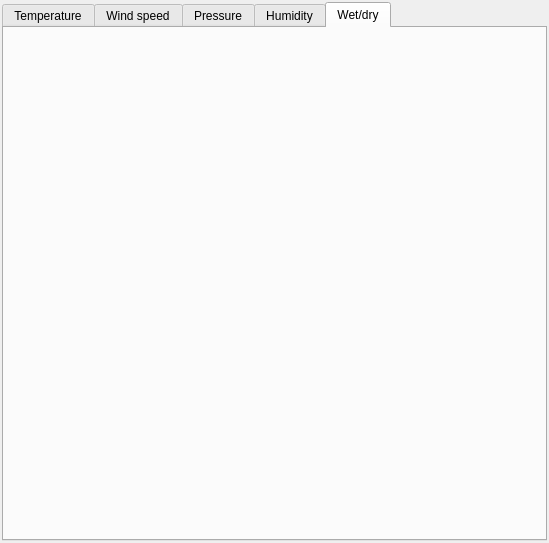
<?xml version="1.0" encoding="UTF-8"?>
<ui version="4.0">
 <class>WeatherChartsWidgetClass</class>
 <widget class="QWidget" name="WeatherChartsWidgetClass">
  <property name="geometry">
   <rect>
    <x>0</x>
    <y>0</y>
    <width>549</width>
    <height>543</height>
   </rect>
  </property>
  <property name="windowTitle">
   <string>WeatherChartsWidget</string>
  </property>
  <layout class="QVBoxLayout" name="verticalLayout">
   <property name="margin">
    <number>2</number>
   </property>
   <item>
    <widget class="QTabWidget" name="tabWidget">
     <property name="currentIndex">
      <number>4</number>
     </property>
     <widget class="QWidget" name="tab">
      <attribute name="title">
       <string>Temperature</string>
      </attribute>
      <layout class="QVBoxLayout" name="verticalLayout_2">
       <property name="margin">
        <number>9</number>
       </property>
       <item>
        <layout class="QVBoxLayout" name="tempLayout">
         <property name="spacing">
          <number>0</number>
         </property>
        </layout>
       </item>
      </layout>
     </widget>
     <widget class="QWidget" name="tab_2">
      <attribute name="title">
       <string>Wind speed</string>
      </attribute>
      <layout class="QVBoxLayout" name="verticalLayout_3">
       <item>
        <layout class="QVBoxLayout" name="windLayout">
         <property name="spacing">
          <number>0</number>
         </property>
        </layout>
       </item>
      </layout>
     </widget>
     <widget class="QWidget" name="tab_3">
      <attribute name="title">
       <string>Pressure</string>
      </attribute>
      <layout class="QVBoxLayout" name="verticalLayout_4">
       <item>
        <layout class="QVBoxLayout" name="pressureLayout">
         <property name="spacing">
          <number>0</number>
         </property>
        </layout>
       </item>
      </layout>
     </widget>
     <widget class="QWidget" name="tab_4">
      <attribute name="title">
       <string>Humidity</string>
      </attribute>
      <layout class="QVBoxLayout" name="verticalLayout_5">
       <item>
        <layout class="QVBoxLayout" name="humidityLayout">
         <property name="spacing">
          <number>0</number>
         </property>
        </layout>
       </item>
      </layout>
     </widget>
     <widget class="QWidget" name="tab_5">
      <attribute name="title">
       <string>Wet/dry</string>
      </attribute>
      <layout class="QVBoxLayout" name="verticalLayout_6">
       <item>
        <layout class="QVBoxLayout" name="wetDryLayout">
         <property name="spacing">
          <number>0</number>
         </property>
        </layout>
       </item>
      </layout>
     </widget>
    </widget>
   </item>
  </layout>
 </widget>
 <layoutdefault spacing="6" margin="11"/>
 <resources/>
 <connections/>
</ui>
